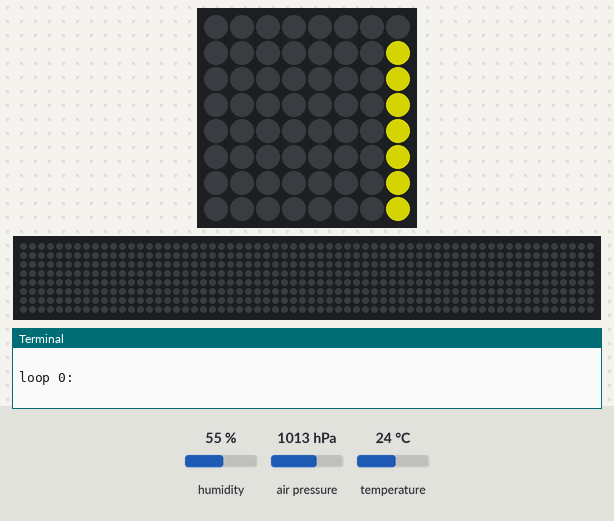
This program was run on a simulated Raspberry Pi (BCM pin numbers) with a Sense HAT. Shown: the Sense HAT's 8×8 RGB LED matrix, a strip that is not on the board, showing the scrolling text unrolled, the last lines printed to the terminal. The inputs (shaded band) are chosen by the test bench; at power-on: humidity 55 %, air pressure 1013 hPa, temperature 24 °C. Dim RGB values are drawn brighter than linear; the 64×8 strip is a reading aid, not a part: it shows the text the matrix is scrolling, unrolled, one strip-width of it at a time.

Above: at 0.17 s.
At 5.1 s:
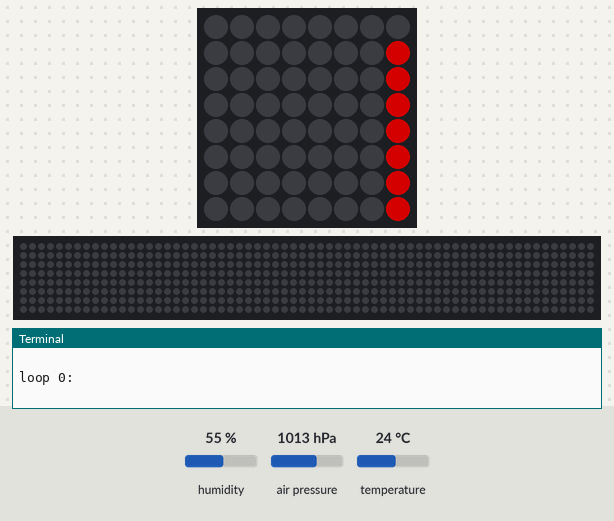
At 10.04 s:
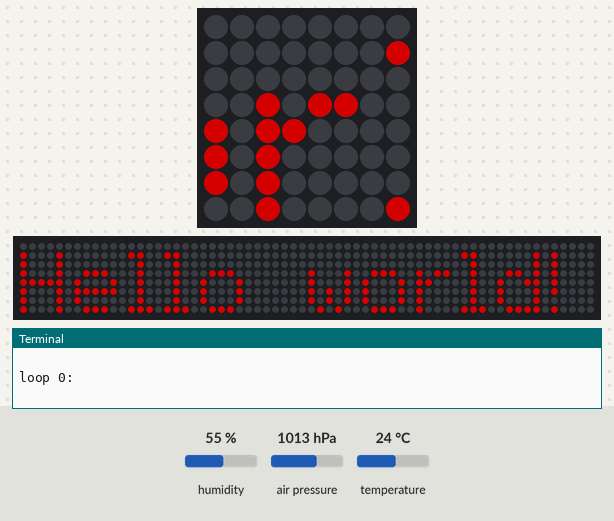
At 20.02 s:
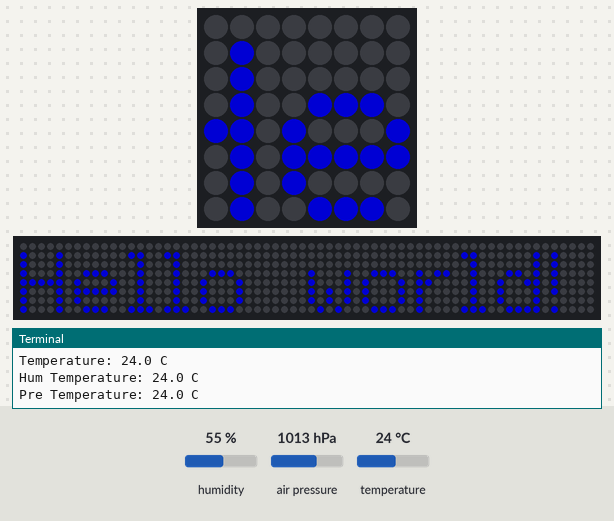
At 29.9 s:
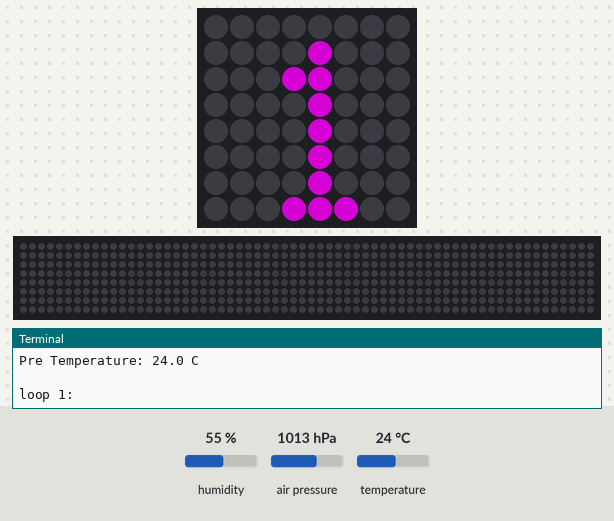
At 39.88 s:
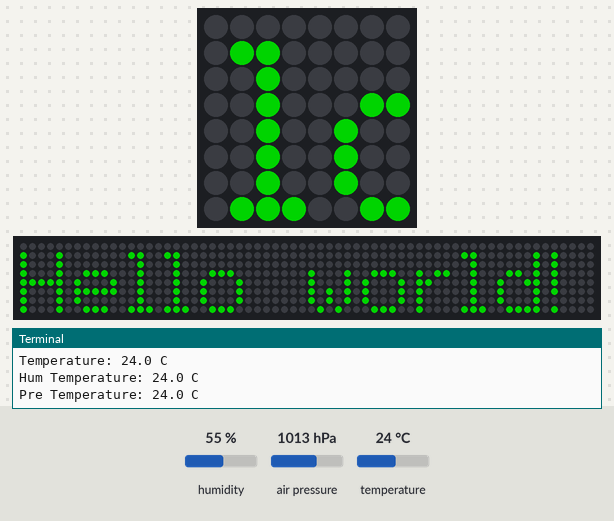

The program:

test1.py
```python
from sense_hat import SenseHat

sense = SenseHat()

def read_sensors():
    print("\n")
    pressure = sense.get_pressure()
    print("Pressure: %d Millibars" % pressure)
    humidity = sense.get_humidity()
    print("Humidity: %.1f %%rH" % humidity)
    temp = sense.get_temperature()
    print("Temperature: %.1f C" % temp)
    temp = sense.get_temperature_from_humidity()
    print("Hum Temperature: %.1f C" % temp)
    temp = sense.get_temperature_from_pressure()
    print("Pre Temperature: %.1f C" % temp)

for i in range(1000) :
    print("\nloop %d:" % i)
    sense.show_message("Loop:", text_colour=[128, 128, 0])
    sense.show_message("%d" % i, text_colour=[128, 0, 128])
    sense.show_message("Hello world!", text_colour=[128, 0, 0])
    read_sensors()
    sense.show_message("Hello world!", text_colour=[0, 128, 0])
    read_sensors()
    sense.show_message("Hello world!", text_colour=[0, 0, 128])
    read_sensors()

sense.clear()
print("end")
```
